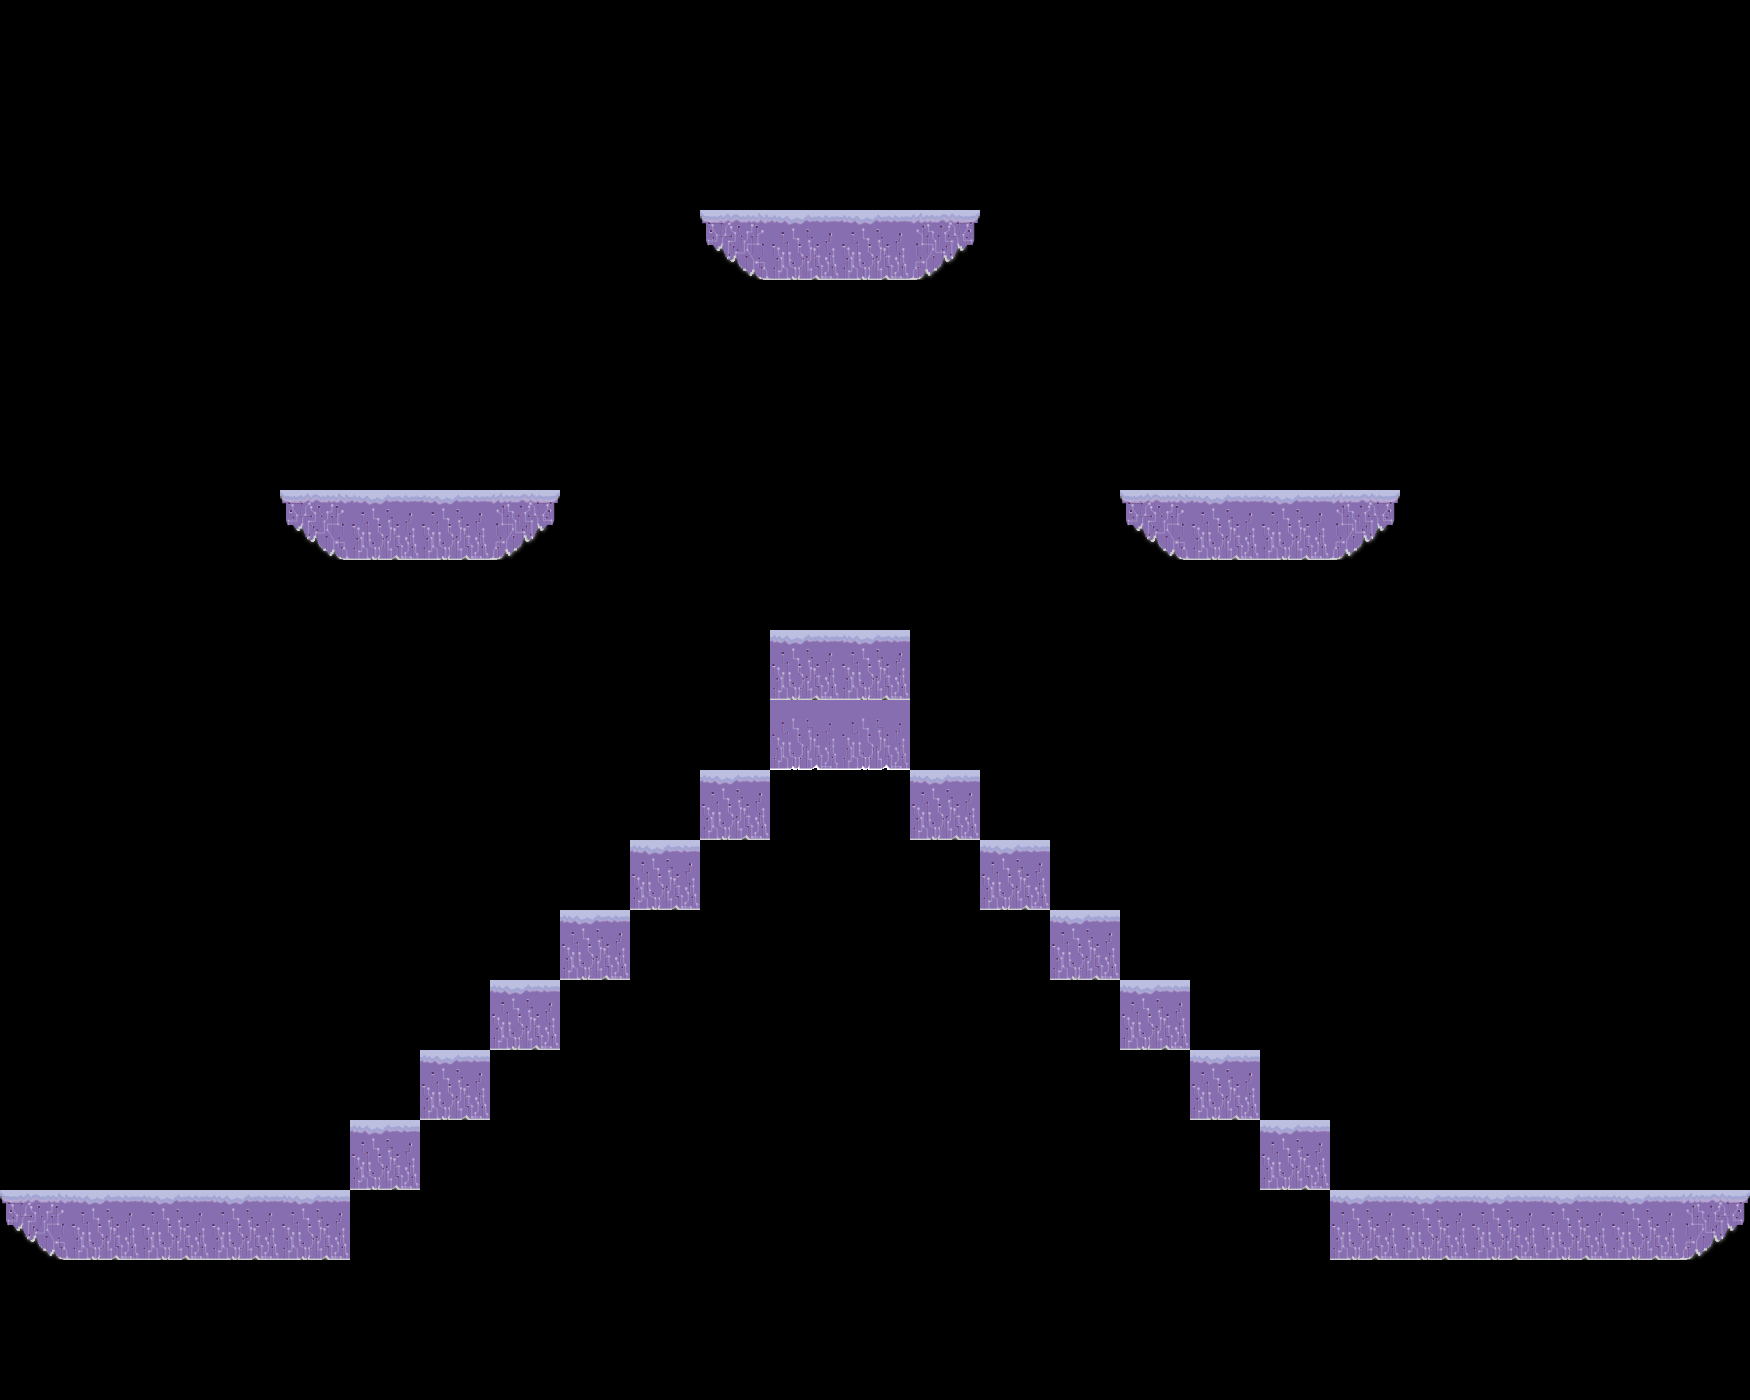

Below is a game level as drawn by its tile map, then a one-line description and the .tmx file that defines it, in full:
An orthogonal 25x20 tile map with 70x70 px tiles, 1 tile layer (Tile Layer 1) and 4 objects.

<map version="1.2" tiledversion="1.2.2" orientation="orthogonal" renderorder="right-down" width="25" height="20" tilewidth="70" tileheight="70" infinite="0" nextlayerid="3" nextobjectid="5">
 <tileset firstgid="1" name="purpleSheet" tilewidth="70" tileheight="70" tilecount="4" columns="1">
  <image source="purpleSheet.png" width="70" height="280" />
 </tileset>
 <layer id="1" name="Tile Layer 1" width="25" height="20">
  <data encoding="csv">
0,0,0,0,0,0,0,0,0,0,0,0,0,0,0,0,0,0,0,0,0,0,0,0,0,
0,0,0,0,0,0,0,0,0,0,0,0,0,0,0,0,0,0,0,0,0,0,0,0,0,
0,0,0,0,0,0,0,0,0,0,0,0,0,0,0,0,0,0,0,0,0,0,0,0,0,
0,0,0,0,0,0,0,0,0,0,1,3,3,2,0,0,0,0,0,0,0,0,0,0,0,
0,0,0,0,0,0,0,0,0,0,0,0,0,0,0,0,0,0,0,0,0,0,0,0,0,
0,0,0,0,0,0,0,0,0,0,0,0,0,0,0,0,0,0,0,0,0,0,0,0,0,
0,0,0,0,0,0,0,0,0,0,0,0,0,0,0,0,0,0,0,0,0,0,0,0,0,
0,0,0,0,1,3,3,2,0,0,0,0,0,0,0,0,1,3,3,2,0,0,0,0,0,
0,0,0,0,0,0,0,0,0,0,0,0,0,0,0,0,0,0,0,0,0,0,0,0,0,
0,0,0,0,0,0,0,0,0,0,0,3,3,0,0,0,0,0,0,0,0,0,0,0,0,
0,0,0,0,0,0,0,0,0,0,0,4,4,0,0,0,0,0,0,0,0,0,0,0,0,
0,0,0,0,0,0,0,0,0,0,3,0,0,3,0,0,0,0,0,0,0,0,0,0,0,
0,0,0,0,0,0,0,0,0,3,0,0,0,0,3,0,0,0,0,0,0,0,0,0,0,
0,0,0,0,0,0,0,0,3,0,0,0,0,0,0,3,0,0,0,0,0,0,0,0,0,
0,0,0,0,0,0,0,3,0,0,0,0,0,0,0,0,3,0,0,0,0,0,0,0,0,
0,0,0,0,0,0,3,0,0,0,0,0,0,0,0,0,0,3,0,0,0,0,0,0,0,
0,0,0,0,0,3,0,0,0,0,0,0,0,0,0,0,0,0,3,0,0,0,0,0,0,
1,3,3,3,3,0,0,0,0,0,0,0,0,0,0,0,0,0,0,3,3,3,3,3,2,
0,0,0,0,0,0,0,0,0,0,0,0,0,0,0,0,0,0,0,0,0,0,0,0,0,
0,0,0,0,0,0,0,0,0,0,0,0,0,0,0,0,0,0,0,0,0,0,0,0,0
</data>
 </layer>
 <objectgroup id="2" name="PlayerSpawnPoints">
  <object id="1" x="385" y="458">
   <point />
  </object>
  <object id="2" x="1297" y="456">
   <point />
  </object>
  <object id="3" x="841" y="180">
   <point />
  </object>
  <object id="4" x="839" y="604">
   <point />
  </object>
 </objectgroup>
</map>